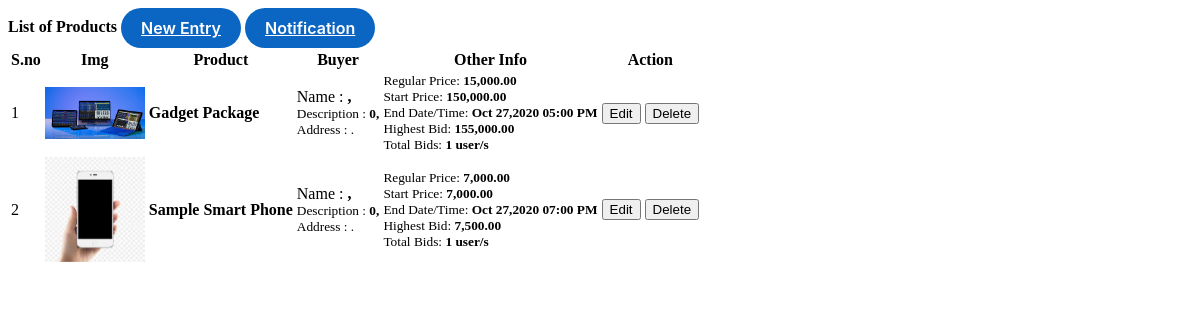
Screenshot of /user_prod.php with the database file from the repository.
### tables this page shows
CREATE TABLE `products` (
  `id` int(30) NOT NULL,
  `contact` BIGINT(20) NOT NULL,
  `address` TEXT NOT NULL,
  `username` VARCHAR(200) NOT NULL,
  `category_id` int(30) NOT NULL,
  `name` varchar(200) NOT NULL,
  `description` text NOT NULL,
  `start_bid` float NOT NULL,
  `regular_price` float NOT NULL,
  `bid_end_datetime` datetime NOT NULL,
  `img_fname` text NOT NULL,
  `date_created` datetime NOT NULL DEFAULT current_timestamp(),
  `buyer_id` BIGINT(20) NOT NULL,
  `seller_authId` BIGINT(20) NOT NULL,
  `bid_amt` BIGINT(20) NOT NULL
);

CREATE TABLE `bids` (
  `id` int(30) NOT NULL,
  `user_id` int(30) NOT NULL,
  `product_id` int(30) NOT NULL,
  `bid_amount` float NOT NULL,
  `status` tinyint(1) NOT NULL DEFAULT 1 COMMENT '1=bid,2=confirmed,3=cancelled',
  `date_created` datetime NOT NULL DEFAULT current_timestamp() ON UPDATE current_timestamp(),
  `seller_id` BIGINT(20) NOT NULL
);

### user_prod.php (the view, shortened to what this page needs)
<?php include('admin/db_connect.php');?>
<div class="container-fluid">
	<div class="col-lg-12">
		<div class="row">
			<div class="col-md-12">
				<div class="card">
					<div class="card-header">
						<b>List of Products</b>
						<span class="float:right"><a class="button-18 float-right" href="index.php?page=post_auction" id="new_product">New Entry</a></span>
				        <span class="float:right"><a class="button-18 float-right" href="index.php?page=notification" id="new_product">Notification</a></span>
					</div>
					<div class="card-body">
						<table class="table table-condensed table-bordered table-hover">
							<thead>
								<tr>
									<th class="text-center">S.no</th>
									<th class="">Img</th>
									<th class="">Product</th>
									<th class="">Buyer</th>
									<th class="">Other Info</th>
									<th class="text-center">Action</th>
								</tr>
							</thead>
							<tbody>
								<?php
								$i = 1;
								$sessionId = $_SESSION['login_id'];
								$products = $conn->query("SELECT * FROM products where seller_authId = '$sessionId' order by name asc ");
								while($row=$products->fetch_assoc()):
									$get = $conn->query("SELECT * FROM bids where product_id = {$row['id']} order by bid_amount desc limit 1 ");
									$bid = $get->num_rows > 0 ? $get->fetch_array()['bid_amount'] : 0 ;
									$tbid = $conn->query("SELECT distinct(user_id) FROM bids where product_id = {$row['id']} ")->num_rows;
								?>
								<tr data-id= '<?php echo $row['id'] ?>'>
									<td class="text-center"><?php echo $i++ ?></td>
									<td class="">
										 <div class="row justify-content-center">
										 	<img class="userimg" src="<?php echo 'admin/assets/uploads/'.$row['img_fname'] ?>" alt="">
										 </div>
									</td>
									<td>
										 <p> <b><?php echo ucwords($row['name']) ?></b></p>
									</td>
									<td class="">
										 <p>Name : <b><?php echo ucwords($row['username']) ?>,</b></p>
										 <p><small>Description : <b><?php echo $row['contact'] ?>,</b></small></p>
										 <p><small>Address : <b><?php echo $row['address'] ?></b>.</small></p>
									</td>
									<td>
										 <p><small>Regular Price: <b><?php echo number_format($row['regular_price'],2) ?></b></small></p>
										 <p><small>Start Price: <b><?php echo number_format($row['start_bid'],2) ?></b></small></p>
										 <p><small>End Date/Time: <b><?php echo date("M d,Y h:i A",strtotime($row['bid_end_datetime'])) ?></b></small></p>
										 <p><small>Highest Bid: <b class="highest_bid"><?php echo number_format($bid,2) ?></b></small></p>
										 <p><small>Total Bids: <b class="total_bid"><?php echo $tbid ?> user/s</b></small></p>
									</td>
									<td class="text-center">
										<button class="btn btn-sm btn-outline-primary edit_product" type="button" data-id="<?php echo $row['id'] ?>" >Edit</button>
										<button class="btn btn-sm btn-outline-danger delete_product" type="button" data-id="<?php echo $row['id'] ?>">Delete</button>
									</td>
								</tr>
								<?php endwhile; ?>
							</tbody>
						</table>
					</div>
				</div>
			</div>
		</div>
	</div>
</div>

### user_prod.php (style rules this page uses)
td { vertical-align: middle !important; }
td p { margin: unset }
table td img { max-width:100px; max-height: 150px; }
.userimg { max-width:100px; max-height: 150px; }
.button-18 { align-items: center; background-color: #0A66C2; border: 0; border-radius: 100px; box-sizing: border-box; color: #ffffff; cursor: pointer; display: inline-flex; font-family: -apple-system, system-ui, system-ui, "Segoe UI", Roboto, "Helvetica Neue", "Fira Sans", Ubuntu, Oxygen, "Oxygen Sans", Cantarell, "Droid Sans", "Apple Color Emoji", "Segoe UI Emoji", "Segoe UI Symbol", "Lucida Grande", Helvetica, Arial, sans-serif; font-size: 16px; font-weight: 600; justify-content: center; line-height: 20px; max-width: 480px; min-height: 40px; min-width: 0px; overflow: hidden; padding: 0px; padding-left: 20px; padding-right: 20px; text-align: center; touch-action: manipulation; transition: background-color 0.167s cubic-bezier(0.4, 0, 0.2, 1) 0s, box-shadow 0.167s cubic-bezier(0.4, 0, 0.2, 1) 0s, color 0.167s cubic-bezier(0.4, 0, 0.2, 1) 0s; user-select: none; -webkit-user-select: none; vertical-align: middle; }

### rows the page displays
products: img_fname (picture), name "Gadget Package", contact "0", regular_price "15,000.00", start_bid "150,000.00", bid_end_datetime "Oct 27,2020 05:00 PM", category.bid_amount "155,000.00", tbid "1"
products: img_fname (picture), name "Sample Smart Phone", contact "0", regular_price "7,000.00", start_bid "7,000.00", bid_end_datetime "Oct 27,2020 07:00 PM", bid "7,500.00", tbid "1"
